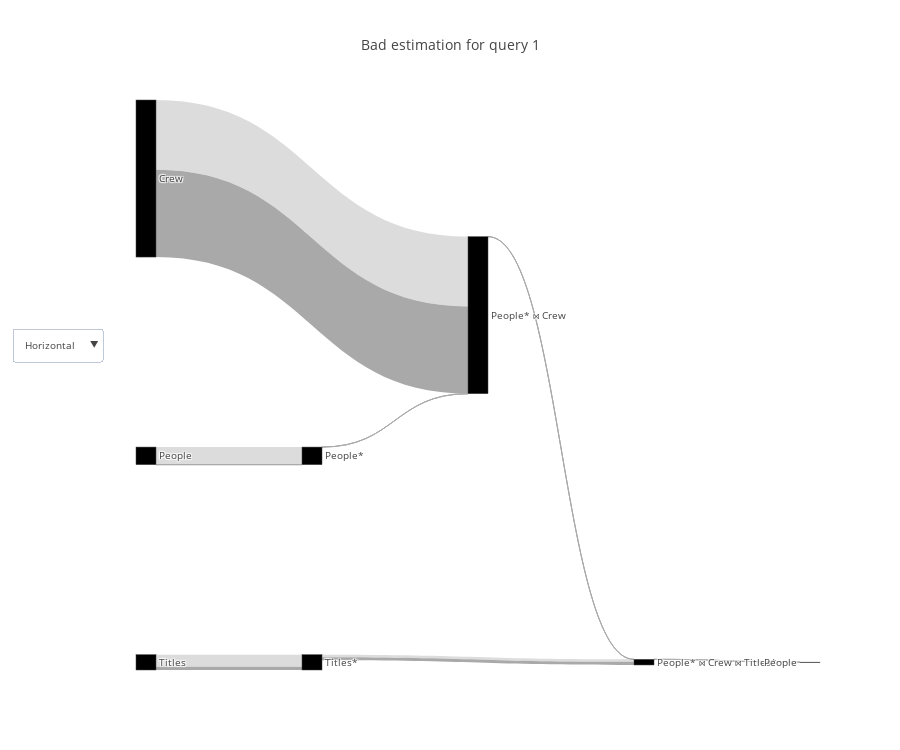

Notebook cell for this chart:
### Code cell
query_renderer.vizualize(cardinality_df, title="Bad estimation for query 1", metrics=["actual_rows", "plan_rows"], open_=False)

### Figure 1 — Plotly figure (JSON) as saved in the notebook; plotly's stock layout.template omitted (floating-point values rounded to 4 significant figures)
{"data": [{"link": {"color": ["gainsboro", "gainsboro", "gainsboro", "gainsboro", "gainsboro", "gainsboro", "gainsboro", "darkgray", "darkgray", "darkgray", "darkgray", "darkgray", "darkgray", "darkgray"], "label": ["", "Filter condition: (people.name = ANY ('{\"Owen Wilson\",\"Adam Sandler\",\"Jason Segel\"}'::text[]))", "", "Hash Cond ('Inner', '(crew.person_id = people.person_id)')", "", "Filter condition: (titles.genres ~~ '%Comedy%'::text)", "Hash Cond ('Inner', '(titles.title_id = crew.title_id)')", "", "Filter condition: (people.name = ANY ('{\"Owen Wilson\",\"Adam Sandler\",\"Jason Segel\"}'::text[]))", "", "Hash Cond ('Inner', '(crew.person_id = people.person_id)')", "", "Filter condition: (titles.genres ~~ '%Comedy%'::text)", "Hash Cond ('Inner', '(titles.title_id = crew.title_id)')"], "source": [0, 1, 2, 3, 4, 5, 6, 0, 1, 2, 3, 4, 5, 6], "target": [1, 3, 3, 6, 5, 6, 7, 1, 3, 3, 6, 5, 6, 7], "value": [3446261, 3, 13651901, 565, 2379234, 489076, 186, 5, 5, 17064877, 21, 616319, 616319, 5]}, "node": {"color": [null, null, null, null, null, null, null, null, null, null, null, null, null, null], "label": ["People", "People*", "Crew", "People* ⋈ Crew", "Titles", "Titles*", "People* ⋈ Crew ⋈ Titles*", "People", "People*", "Crew", "People* ⋈ Crew", "Titles", "Titles*", "People* ⋈ Crew ⋈ Titles*"], "pad": 200}, "orientation": "h", "type": "sankey", "valueformat": ",", "valuesuffix": [" Rows", " Rows", " Rows", " Rows", " Rows", " Rows", " Rows", "Rows", "Rows", "Rows", "Rows", "Rows", "Rows", "Rows"]}], "layout": {"font": {"size": 10}, "height": 750, "title": "Bad estimation for query 1", "updatemenus": [{"buttons": [{"args": ["orientation", "h"], "label": "Horizontal", "method": "restyle"}, {"args": ["orientation", "v"], "label": "Vertical", "method": "restyle"}], "y": 0.6}]}}
